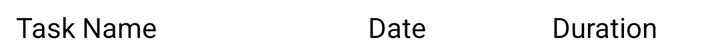
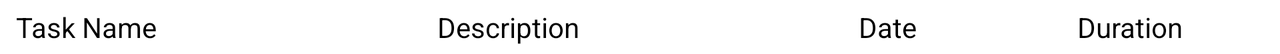

One screen, two layout resources from the same app: the default and the repository's alternative for another configuration. Each is rendered where Android would select it; the XML of both is given below.
<!-- AndroidManifest.xml: application theme Theme.TaskTimer -->
<!-- res/layout/task_durations_items.xml -->
<?xml version="1.0" encoding="utf-8"?>
<androidx.constraintlayout.widget.ConstraintLayout xmlns:android="http://schemas.android.com/apk/res/android"
    xmlns:app="http://schemas.android.com/apk/res-auto"
    xmlns:tools="http://schemas.android.com/tools"
    android:layout_width="match_parent"
    android:layout_height="wrap_content"
    tools:showIn="@layout/task_durations">

    <TextView
        android:id="@+id/txtViewTaskName"
        android:layout_width="0dp"
        android:layout_height="wrap_content"
        android:layout_marginStart="@dimen/padding_small"
        android:layout_marginEnd="@dimen/padding_small"
        android:padding="@dimen/padding_small"
        android:textAlignment="viewStart"
        android:textColor="@color/black"
        app:layout_constraintEnd_toStartOf="@id/txtViewStartTime"
        app:layout_constraintHorizontal_bias="0.5"
        app:layout_constraintHorizontal_chainStyle="spread"
        app:layout_constraintHorizontal_weight="2"
        app:layout_constraintStart_toStartOf="parent"
        app:layout_constraintTop_toTopOf="parent"
        tools:text="@string/view_task_name" />

    <TextView
        android:id="@+id/txtViewStartTime"
        android:layout_width="0dp"
        android:layout_height="wrap_content"
        android:layout_marginStart="@dimen/padding_small"
        android:layout_marginEnd="@dimen/padding_small"
        android:padding="@dimen/padding_small"
        android:textAlignment="viewStart"
        android:textColor="@color/black"
        app:layout_constraintBaseline_toBaselineOf="@id/txtViewTaskName"
        app:layout_constraintEnd_toStartOf="@id/txtViewDuration"
        app:layout_constraintHorizontal_bias="0.5"
        app:layout_constraintHorizontal_weight="1"
        app:layout_constraintStart_toEndOf="@id/txtViewTaskName"
        tools:text="@string/view_task_start_date" />

    <TextView
        android:id="@+id/txtViewDuration"
        android:layout_width="0dp"
        android:layout_height="wrap_content"
        android:layout_marginStart="@dimen/padding_small"
        android:layout_marginEnd="@dimen/padding_small"
        android:padding="@dimen/padding_small"
        android:textAlignment="viewStart"
        android:textColor="@color/black"
        app:layout_constraintBaseline_toBaselineOf="@id/txtViewStartTime"
        app:layout_constraintEnd_toEndOf="parent"
        app:layout_constraintHorizontal_bias="0.5"
        app:layout_constraintHorizontal_weight="1"
        app:layout_constraintStart_toEndOf="@id/txtViewStartTime"
        tools:text="@string/view_task_duration" />

</androidx.constraintlayout.widget.ConstraintLayout>
<!-- resources referenced by this layout -->
<resources>
  <dimen name="padding_small">4dp</dimen>
  <string name="view_task_duration">Duration</string>
  <string name="view_task_name">Task Name</string>
  <string name="view_task_start_date">Date</string>
  <style name="Theme.TaskTimer" parent="Theme.MaterialComponents.DayNight.DarkActionBar">
          
          <item name="colorPrimary">@color/purple_500</item>
          <item name="colorPrimaryVariant">@color/purple_700</item>
          <item name="colorOnPrimary">@color/white</item>
          
          <item name="colorSecondary">@color/teal_200</item>
          <item name="colorSecondaryVariant">@color/teal_700</item>
          <item name="colorOnSecondary">@color/black</item>
          
          <item name="android:statusBarColor" tools:targetApi="l">?attr/colorPrimaryVariant</item>
          
      </style>
</resources>
<!-- res/layout-land/task_durations_items.xml (the repository's variant of the layout above) -->
<!-- drawn on the phone turned sideways -->
<?xml version="1.0" encoding="utf-8"?>
<androidx.constraintlayout.widget.ConstraintLayout xmlns:android="http://schemas.android.com/apk/res/android"
    xmlns:app="http://schemas.android.com/apk/res-auto"
    xmlns:tools="http://schemas.android.com/tools"
    android:layout_width="match_parent"
    android:layout_height="wrap_content">
    

    <TextView
        android:id="@+id/txtViewTaskName"
        android:layout_width="0dp"
        android:layout_height="wrap_content"
        android:layout_marginStart="@dimen/padding_small"
        android:layout_marginEnd="@dimen/padding_small"
        android:padding="@dimen/padding_small"
        android:textAlignment="viewStart"
        android:textColor="@color/black"
        app:layout_constraintEnd_toStartOf="@id/txtViewTaskDesc"
        app:layout_constraintHorizontal_chainStyle="spread"
        app:layout_constraintHorizontal_weight="2"
        app:layout_constraintStart_toStartOf="parent"
        app:layout_constraintTop_toTopOf="parent"
        tools:text="@string/view_task_name" />

    <TextView
        android:id="@+id/txtViewTaskDesc"
        android:layout_width="0dp"
        android:layout_height="wrap_content"
        android:layout_marginStart="@dimen/padding_small"
        android:layout_marginEnd="@dimen/padding_small"
        android:padding="@dimen/padding_small"
        android:textAlignment="viewStart"
        android:textColor="@color/black"
        app:layout_constraintBaseline_toBaselineOf="@id/txtViewTaskName"
        app:layout_constraintEnd_toStartOf="@id/txtViewStartTime"
        app:layout_constraintHorizontal_weight="2"
        app:layout_constraintStart_toEndOf="@id/txtViewTaskName"
        tools:text="@string/view_task_description" />

    <TextView
        android:id="@+id/txtViewStartTime"
        android:layout_width="0dp"
        android:layout_height="wrap_content"
        android:layout_marginStart="@dimen/padding_small"
        android:layout_marginEnd="@dimen/padding_small"
        android:padding="@dimen/padding_small"
        android:textAlignment="viewStart"
        android:textColor="@color/black"
        app:layout_constraintBaseline_toBaselineOf="@id/txtViewTaskDesc"
        app:layout_constraintEnd_toStartOf="@id/txtViewDuration"
        app:layout_constraintHorizontal_weight="1"
        app:layout_constraintStart_toEndOf="@id/txtViewTaskDesc"
        tools:text="@string/view_task_start_date" />

    <TextView
        android:id="@+id/txtViewDuration"
        android:layout_width="0dp"
        android:layout_height="wrap_content"
        android:layout_marginStart="@dimen/padding_small"
        android:layout_marginEnd="@dimen/padding_small"
        android:padding="@dimen/padding_small"
        android:textAlignment="viewStart"
        android:textColor="@color/black"
        app:layout_constraintBaseline_toBaselineOf="@id/txtViewStartTime"
        app:layout_constraintEnd_toEndOf="parent"
        app:layout_constraintHorizontal_weight="1"
        app:layout_constraintStart_toEndOf="@id/txtViewStartTime"
        tools:text="@string/view_task_duration" />

</androidx.constraintlayout.widget.ConstraintLayout>
<!-- resources referenced by the variant -->
<!-- as the phone turned sideways resolves them -->
<resources>
  <dimen name="padding_small">4dp</dimen>
  <string name="view_task_description">Description</string>
  <string name="view_task_duration">Duration</string>
  <string name="view_task_name">Task Name</string>
  <string name="view_task_start_date">Date</string>
  <style name="Theme.TaskTimer" parent="Theme.MaterialComponents.DayNight.DarkActionBar">
          
          <item name="colorPrimary">@color/purple_500</item>
          <item name="colorPrimaryVariant">@color/purple_700</item>
          <item name="colorOnPrimary">@color/white</item>
          
          <item name="colorSecondary">@color/teal_200</item>
          <item name="colorSecondaryVariant">@color/teal_700</item>
          <item name="colorOnSecondary">@color/black</item>
          
          <item name="android:statusBarColor" tools:targetApi="l">?attr/colorPrimaryVariant</item>
          
      </style>
</resources>
